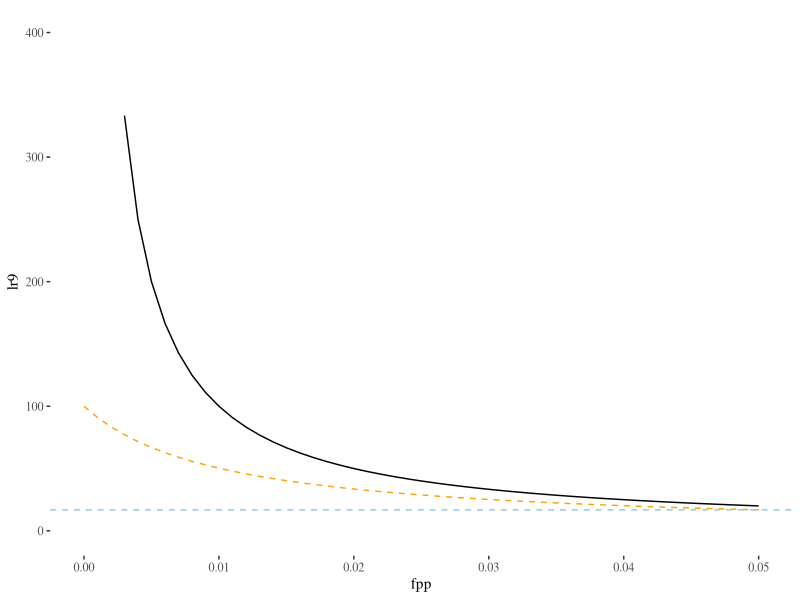
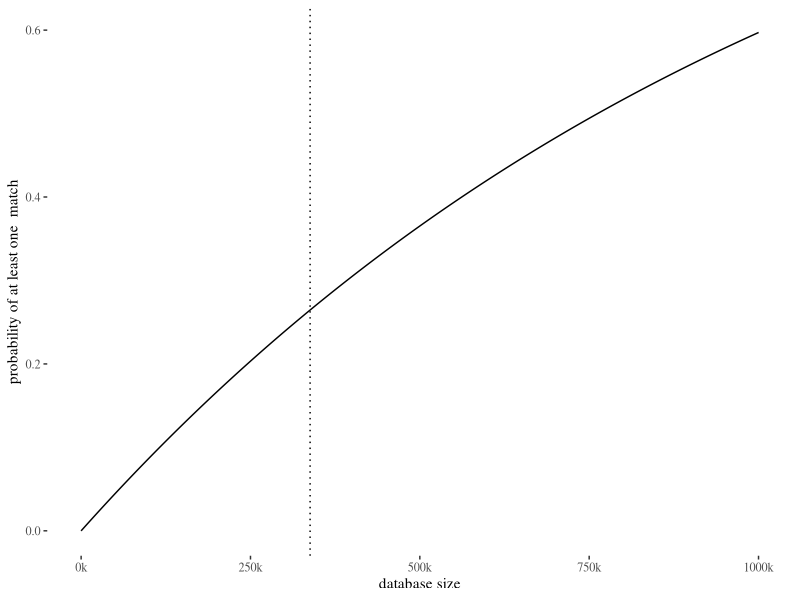
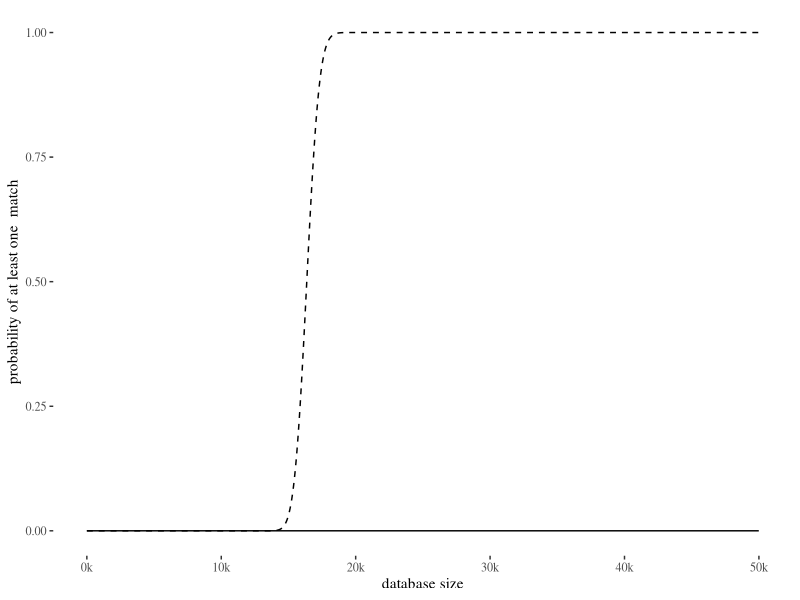
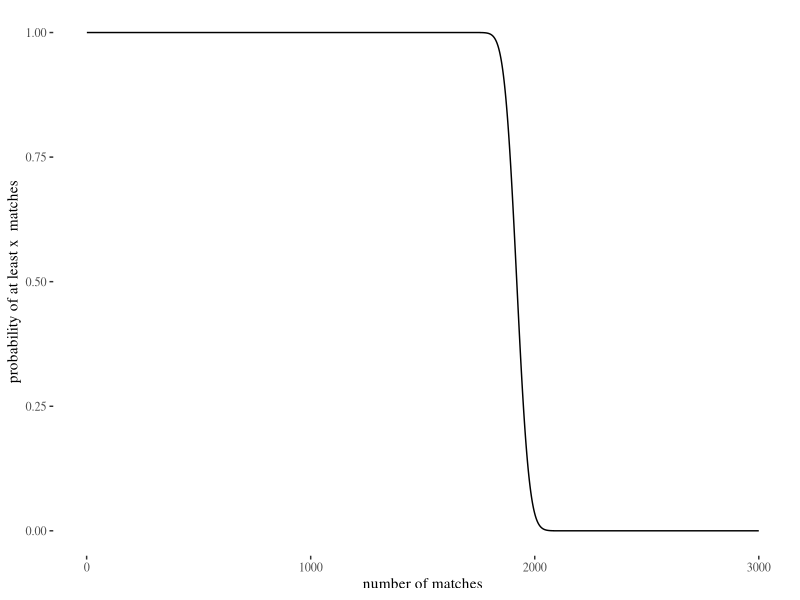

Generate these figures, in order, with R: (Note: a time limit stopped this script after it produced the figures.)
## ---- chunk 1
library(ggplot2)
library(ggthemes)
knitr::opts_chunk$set(echo = TRUE)
## ---- chunk 2
EifH <- 1
EifNH <- .1
H <- .1
E <- EifH * H + EifNH * (1-H)
E
BF <- EifH/E
BF
EifH <- 1
EifNH <- .1
H2 <- .2
E2 <- EifH * H2 + EifNH * (1-H2)
E2
BF2 <- EifH/E2
BF2
## ---- chunk 3
rmp9 <- 10e-9
rmp3 <- 10e-3
fpp <- seq(0,0.05, by = 0.001)

lr9 <- 1/(rmp9 + (fpp * (1-rmp9)))
lr3 <- 1/(rmp3 + (fpp * (1-rmp3)))

ggplot()+  geom_line(aes(x=fpp,y=lr9))+
  geom_line(aes(x=fpp,y=lr3), lty =2, color = "orange")+
  geom_hline(yintercept =16.8, lty =2 , col = "skyblue")+
  theme_tufte()+ylim(c(0,400))
## ---- chunk 4
eIfh <- 1
eIfnH <- (1/1.1e6)
lr <- eIfh/eIfnH
lr
## ---- chunk 5
dmp <- 1/1.1e6 * 338e3
1/dmp
## ---- chunk 6
p <- 1/1.1e6
d = seq(1,1e6, by = 10)
probs <- 1- pbinom(0, d, prob = p) 
df <- data.frame(d,probs)
ggplot(df, aes(x = d, y = probs))+geom_line()+geom_vline(xintercept = 338000, lty = 3)+
  scale_x_continuous(breaks = seq(0,1e6,by = 250000), labels = paste(c(0, 250, 500, 750, 1000), "k", sep = ""))+theme_tufte()+labs(x="database size", y="probability of at least one  match")
## ---- chunk 7
p <- 1/1.1e6
d = seq(1,50000, by = 10)
probs <- 1-pbinom(121,d,1/1.1e6)
probs2 <- 1-pbinom(121,choose(d,2),1/1.1e6)
df <- data.frame(d,probs,probs2)
ggplot(df, aes(x = d, y = probs))+geom_line()+
  scale_x_continuous(breaks = seq(0,50000,by = 10000), labels = paste(seq(0,50,by  = 10), "k", sep = ""))+theme_tufte()+labs(x="database size", y="probability of at least one  match")+geom_line(aes(y=probs2), lty = 2)
## ---- chunk 8
p <- 1/1.1e6
d = seq(1,3000, by = 1)
probs2 <- 1-pbinom(d,choose(65000,2),1/1.1e6)
df <- data.frame(d,probs2)
ggplot(df, aes(x = d, y = probs2))+theme_tufte()+labs(x="number of matches", y="probability of at least x  matches")+geom_line()
## ---- chunk 9
hdi = function(x, x.density, coverage){
  best = 0
for (ai in 1 : (length(x) - 1))
{for (bi in (ai + 1) : length(x))
{mass = sum(diff(x[ai : bi]) * x.density[(ai + 1) : bi])
if (mass >= coverage && mass / (x[bi] - x[ai]) > best)
{best = mass / (x[bi] - x[ai])
ai.best = ai
bi.best = bi}}}
c(x[ai.best], x[bi.best])
}
x <- 0:3000
x.density <- dbinom(x,size = choose(65000,2), p = 1/1.1e6)
interval <- hdi(x, x.density, .89)
## ---- chunk 10
p <- 1/1.1e6
d = seq(1500,2500, by = 1)
probs <- dbinom(d,choose(65000,2),1/1.1e6)
df <- data.frame(d,probs)
density <- ggplot(df, aes(x = d, y = probs))+geom_line()+theme_tufte()+labs(x="number of matches", y="probability of at least x  matches")
d <- ggplot_build(density)$data[[1]]
## ---- chunk 11
density+ geom_area(data = subset(d, x >= interval[1] & x <=interval[2]),aes(x=x, y = y), fill="skyblue", alpha = 0.4)
